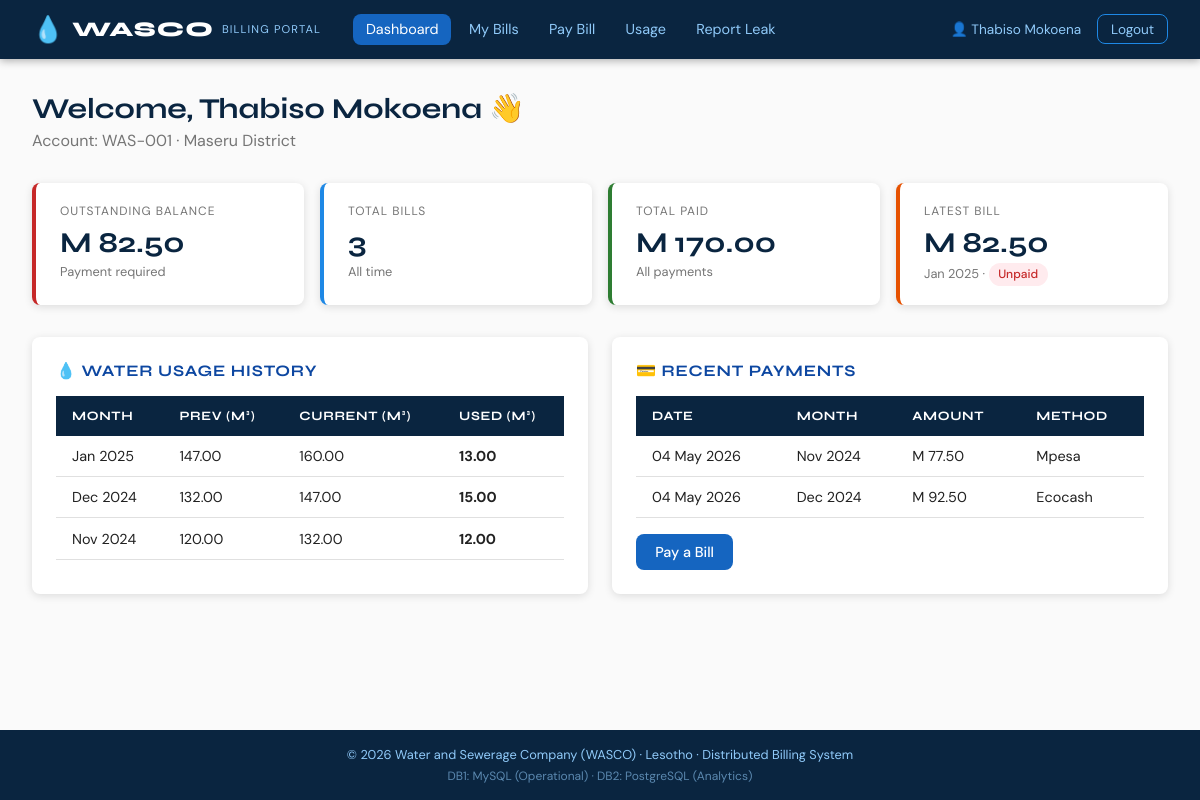
The page /pages/dashboard.php (signed in) on the database its author committed.
### tables this page shows
CREATE TABLE customers (
    account_number VARCHAR(20) PRIMARY KEY,
    full_name VARCHAR(100) NOT NULL,
    email VARCHAR(100) UNIQUE NOT NULL,
    phone VARCHAR(20),
    address TEXT,
    district ENUM('Maseru','Leribe','Berea','Mafeteng','Mohales Hoek',
                  'Quthing','Qacha Nek','Mokhotlong','Thaba-Tseka','Butha-Buthe') NOT NULL,
    customer_type ENUM('residential','commercial','industrial') DEFAULT 'residential',
    created_at TIMESTAMP DEFAULT CURRENT_TIMESTAMP
);

CREATE TABLE bills (
    bill_id INT PRIMARY KEY AUTO_INCREMENT,
    account_number VARCHAR(20) NOT NULL,
    billing_month DATE NOT NULL,
    units_consumed DECIMAL(10,2) NOT NULL,
    amount_due DECIMAL(10,2) NOT NULL,
    due_date DATE NOT NULL,
    payment_status ENUM('unpaid','partial','paid','overdue') DEFAULT 'unpaid',
    generated_at TIMESTAMP DEFAULT CURRENT_TIMESTAMP,
    FOREIGN KEY (account_number) REFERENCES customers(account_number)
);

CREATE TABLE water_usage (
    usage_id INT PRIMARY KEY AUTO_INCREMENT,
    account_number VARCHAR(20) NOT NULL,
    reading_month DATE NOT NULL,
    previous_reading DECIMAL(10,2) DEFAULT 0,
    current_reading DECIMAL(10,2) NOT NULL,
    units_consumed DECIMAL(10,2) GENERATED ALWAYS AS (current_reading - previous_reading) STORED,
    recorded_by INT,
    recorded_at TIMESTAMP DEFAULT CURRENT_TIMESTAMP,
    FOREIGN KEY (account_number) REFERENCES customers(account_number),
    FOREIGN KEY (recorded_by) REFERENCES users(user_id)
);

CREATE TABLE payments (
    payment_id INT PRIMARY KEY AUTO_INCREMENT,
    bill_id INT NOT NULL,
    account_number VARCHAR(20) NOT NULL,
    amount_paid DECIMAL(10,2) NOT NULL,
    payment_method ENUM('cash','mpesa','ecocash','bank','online') NOT NULL,
    transaction_ref VARCHAR(100),
    payment_date TIMESTAMP DEFAULT CURRENT_TIMESTAMP,
    processed_by INT,
    FOREIGN KEY (bill_id) REFERENCES bills(bill_id),
    FOREIGN KEY (account_number) REFERENCES customers(account_number)
);

### pages/dashboard.php (the view, shortened to what this page needs)
<?php
$db = getDB1();
$acc = $_SESSION['account_number'];
$stmt = $db->prepare("SELECT * FROM customers WHERE account_number = ?");
$stmt->execute([$acc]);
$customer = $stmt->fetch();
$stmt = $db->prepare("SELECT COUNT(*) as total, SUM(amount_due) as total_due FROM bills WHERE account_number = ?");
$stmt->execute([$acc]);
$billStats = $stmt->fetch();
$stmt = $db->prepare("SELECT COALESCE(SUM(amount_paid),0) as total_paid FROM payments WHERE account_number = ?");
$stmt->execute([$acc]);
$payStats = $stmt->fetch();
$outstanding = $billStats['total_due'] - $payStats['total_paid'];
$stmt = $db->prepare("SELECT * FROM bills WHERE account_number = ? ORDER BY billing_month DESC LIMIT 1");
$stmt->execute([$acc]);
$latestBill = $stmt->fetch();
$stmt = $db->prepare("SELECT * FROM water_usage WHERE account_number = ? ORDER BY reading_month DESC LIMIT 6");
$stmt->execute([$acc]);
$usageHistory = $stmt->fetchAll();
$stmt = $db->prepare("SELECT p.*, b.billing_month FROM payments p JOIN bills b ON p.bill_id = b.bill_id
                      WHERE p.account_number = ? ORDER BY p.payment_date DESC LIMIT 5");
$stmt->execute([$acc]);
$recentPayments = $stmt->fetchAll();
include __DIR__ . '/../includes/header.php';
?>
<div class="page-header">
    <h1>Welcome, <?= htmlspecialchars($customer['full_name']) ?> 👋</h1>
    <p>Account: <?= $acc ?> · <?= $customer['district'] ?> District</p>
</div>
<div class="stat-grid">
    <div class="stat-card <?= $outstanding > 0 ? 'red' : 'green' ?>">
        <div class="stat-label">Outstanding Balance</div>
        <div class="stat-value">M <?= number_format($outstanding, 2) ?></div>
        <div class="stat-sub"><?= $outstanding > 0 ? 'Payment required' : 'All paid up!' ?></div>
    </div>
    <div class="stat-card">
        <div class="stat-label">Total Bills</div>
        <div class="stat-value"><?= $billStats['total'] ?></div>
        <div class="stat-sub">All time</div>
    </div>
    <div class="stat-card green">
        <div class="stat-label">Total Paid</div>
        <div class="stat-value">M <?= number_format($payStats['total_paid'], 2) ?></div>
        <div class="stat-sub">All payments</div>
    </div>
    <?php if ($latestBill): ?>
    <div class="stat-card <?= $latestBill['payment_status'] === 'unpaid' ? 'orange' : 'teal' ?>">
        <div class="stat-label">Latest Bill</div>
        <div class="stat-value">M <?= number_format($latestBill['amount_due'], 2) ?></div>
        <div class="stat-sub"><?= date('M Y', strtotime($latestBill['billing_month'])) ?> · <span class="badge badge-<?= $latestBill['payment_status'] ?>"><?= ucfirst($latestBill['payment_status']) ?></span></div>
    </div>
    <?php endif; ?>
</div>
<div style="display:grid;grid-template-columns:1fr 1fr;gap:1.5rem;flex-wrap:wrap;">
<div class="card">
    <div class="card-title">💧 Water Usage History</div>
    <div class="table-wrap">
        <table>
            <thead><tr><th>Month</th><th>Prev (m³)</th><th>Current (m³)</th><th>Used (m³)</th></tr></thead>
            <tbody>
            <?php foreach ($usageHistory as $u): ?>
            <tr>
                <td><?= date('M Y', strtotime($u['reading_month'])) ?></td>
                <td><?= $u['previous_reading'] ?></td>
                <td><?= $u['current_reading'] ?></td>
                <td><strong><?= $u['units_consumed'] ?></strong></td>
            </tr>
            <?php endforeach; ?>
            </tbody>
        </table>
    </div>
</div>
<div class="card">
    <div class="card-title">💳 Recent Payments</div>
    <div class="table-wrap">
        <table>
            <thead><tr><th>Date</th><th>Month</th><th>Amount</th><th>Method</th></tr></thead>
            <tbody>
            <?php foreach ($recentPayments as $p): ?>
            <tr>
                <td><?= date('d M Y', strtotime($p['payment_date'])) ?></td>
                <td><?= date('M Y', strtotime($p['billing_month'])) ?></td>
                <td>M <?= number_format($p['amount_paid'], 2) ?></td>
                <td><?= ucfirst($p['payment_method']) ?></td>
            </tr>
            <?php endforeach; ?>
            </tbody>
        </table>
    </div>
    <div style="margin-top:1rem">
        <a href="<?= BASE_URL ?>/pages/pay_bill.php" class="btn btn-primary">Pay a Bill</a>
    </div>
</div>
</div>
<?php include __DIR__ . '/../includes/footer.php'; ?>

### assets/css/style.css (style rules this page uses)
:root { --blue-900: #0a2540; --blue-700: #0d47a1; --blue-500: #1565c0; --blue-400: #1e88e5; --blue-200: #90caf9; --blue-100: #e3f2fd; --teal: #00796b; --teal-lt: #b2dfdb; --green: #2e7d32; --red: #c62828; --orange: #e65100; --white: #ffffff; --grey-50: #fafafa; --grey-100: #f5f5f5; --grey-300: #e0e0e0; --grey-600: #757575; --grey-900: #212121; --radius: 8px; --shadow: 0 2px 8px rgba(0,0,0,.12); --shadow-md:0 4px 16px rgba(0,0,0,.15); }
* { box-sizing: border-box; margin: 0; padding: 0; }
body { font-family: 'DM Sans', sans-serif; background: var(--grey-50); color: var(--grey-900); min-height: 100vh; display: flex; flex-direction: column; }
h1, h2, h3, h4 { font-family: 'Syne', sans-serif; }
.page-header { margin-bottom: 2rem; }
.page-header h1 { font-size: 1.8rem; color: var(--blue-900); }
.page-header p { color: var(--grey-600); margin-top: .3rem; }
.card { background: white; border-radius: var(--radius); box-shadow: var(--shadow); padding: 1.5rem; margin-bottom: 1.5rem; }
.card-title { font-family: 'Syne', sans-serif; font-weight: 700; font-size: 1rem; color: var(--blue-700); margin-bottom: 1rem; text-transform: uppercase; letter-spacing: .05em; }
.stat-grid { display: grid; grid-template-columns: repeat(auto-fit, minmax(200px, 1fr)); gap: 1rem; margin-bottom: 2rem; }
.stat-card { background: white; border-radius: var(--radius); box-shadow: var(--shadow); padding: 1.2rem 1.5rem; border-left: 4px solid var(--blue-400); transition: transform .2s, box-shadow .2s; }
.stat-card.green { border-color: var(--green); }
.stat-card.red { border-color: var(--red); }
.stat-card.orange { border-color: var(--orange); }
.stat-label { font-size: .75rem; text-transform: uppercase; letter-spacing: .08em; color: var(--grey-600); margin-bottom: .4rem; }
.stat-value { font-family: 'Syne', sans-serif; font-size: 1.8rem; font-weight: 700; color: var(--blue-900); }
.stat-sub { font-size: .8rem; color: var(--grey-600); margin-top: .2rem; }
.table-wrap { overflow-x: auto; }
table { width: 100%; border-collapse: collapse; font-size: .9rem; }
thead th { background: var(--blue-900); color: white; padding: .75rem 1rem; text-align: left; font-family: 'Syne', sans-serif; font-size: .8rem; letter-spacing: .05em; text-transform: uppercase; }
tbody tr { border-bottom: 1px solid var(--grey-300); transition: background .15s; }
tbody td { padding: .7rem 1rem; }
.badge { display: inline-block; padding: .2rem .6rem; border-radius: 20px; font-size: .75rem; font-weight: 500; }
.badge-unpaid { background: #ffebee; color: var(--red); }
.btn { display: inline-block; padding: .55rem 1.2rem; border-radius: var(--radius); font-family: 'DM Sans', sans-serif; font-size: .9rem; font-weight: 500; cursor: pointer; border: none; text-decoration: none; transition: opacity .2s, transform .1s; }
.btn-primary { background: var(--blue-500); color: white; }

### rows shown on the page
customers: full_name "Thabiso Mokoena", district "Maseru"
bills: amount_due "82.50", billing_month "Jan 2025", payment_status "Unpaid"
water_usage: reading_month "Jan 2025", previous_reading "147.00", current_reading "160.00", units_consumed "13.00"
water_usage: reading_month "Dec 2024", previous_reading "132.00", current_reading "147.00", units_consumed "15.00"
water_usage: reading_month "Nov 2024", previous_reading "120.00", current_reading "132.00", units_consumed "12.00"
payments: payment_date "04 May 2026", bill.billing_month "Nov 2024", amount_paid "77.50", payment_method "Mpesa"
payments: payment_date "04 May 2026", bill.billing_month "Dec 2024", amount_paid "92.50", payment_method "Ecocash"

### other values the page prints
$name "Thabiso Mokoena"
$acc "WAS-001"
$outstanding "82.50"
$billStats['total'] "3"
$payStats['total_paid'] "170.00"
